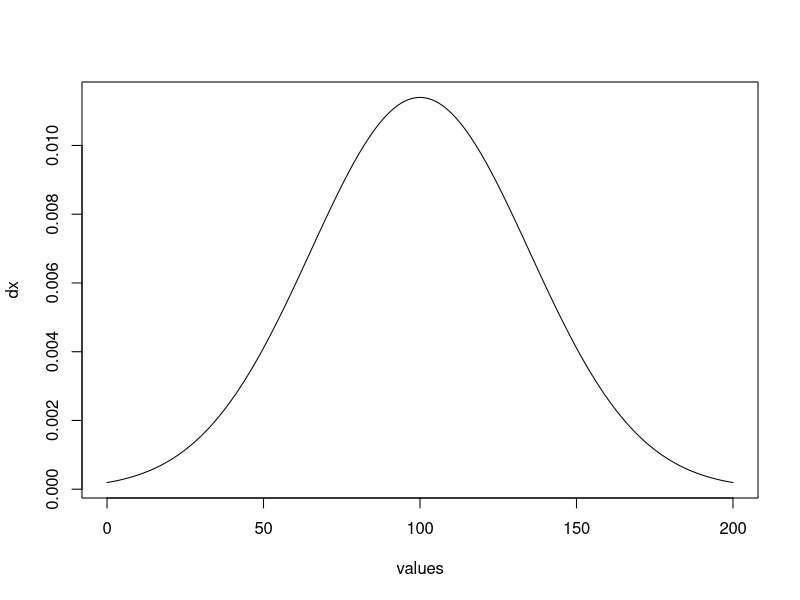
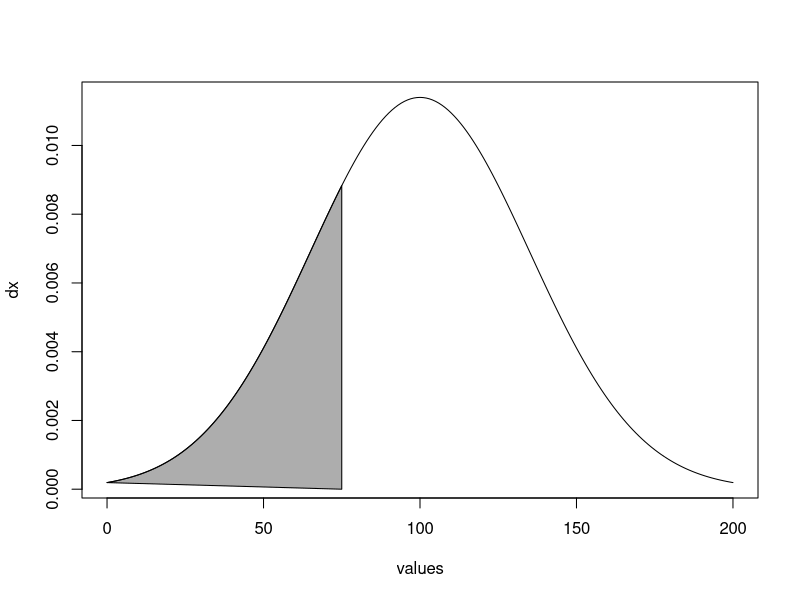
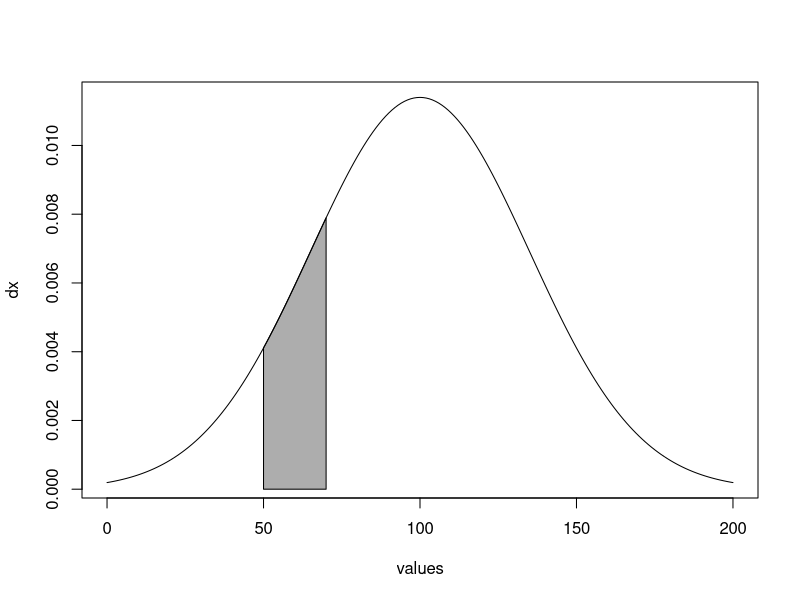
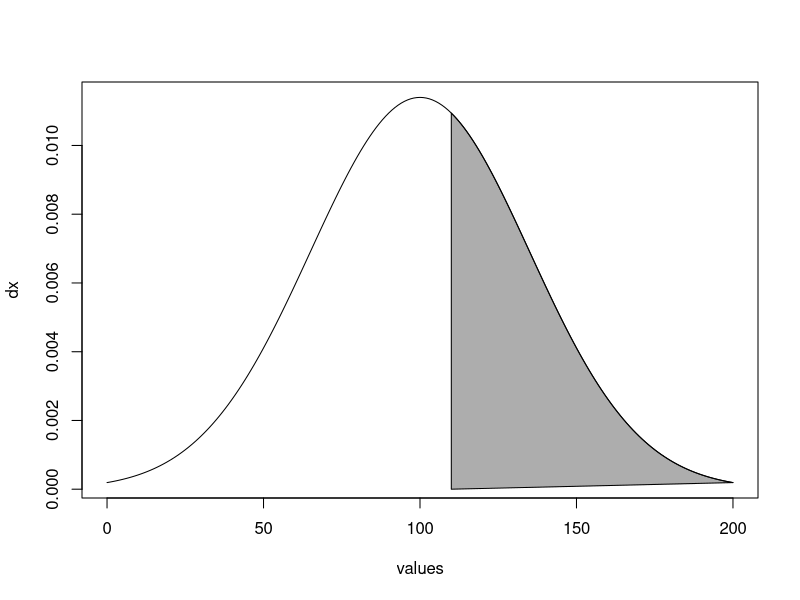
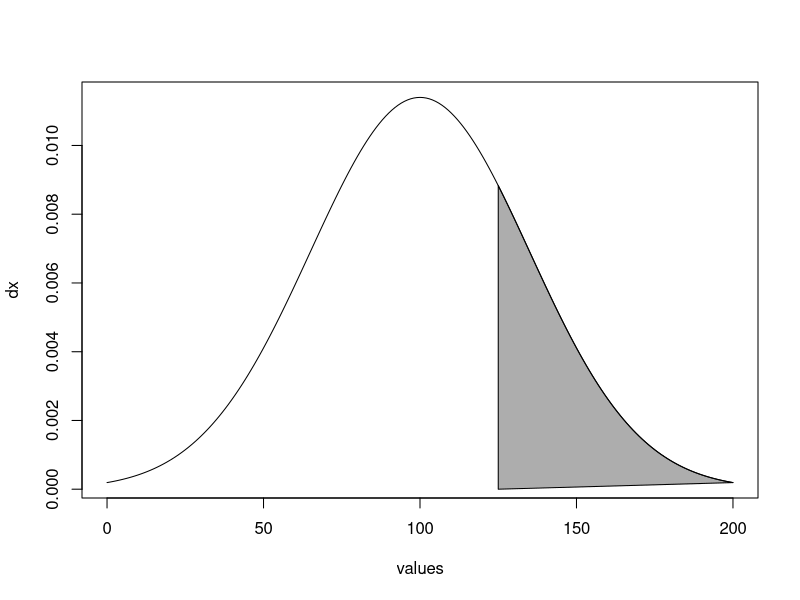
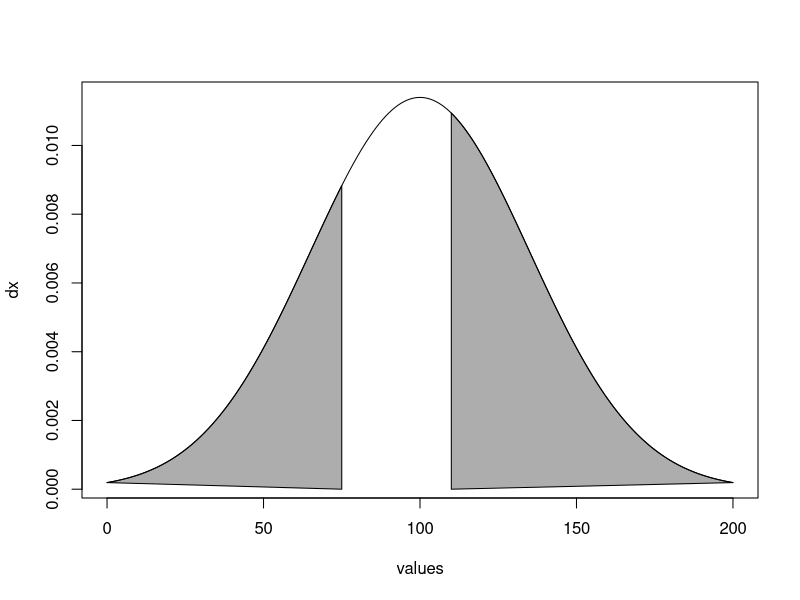
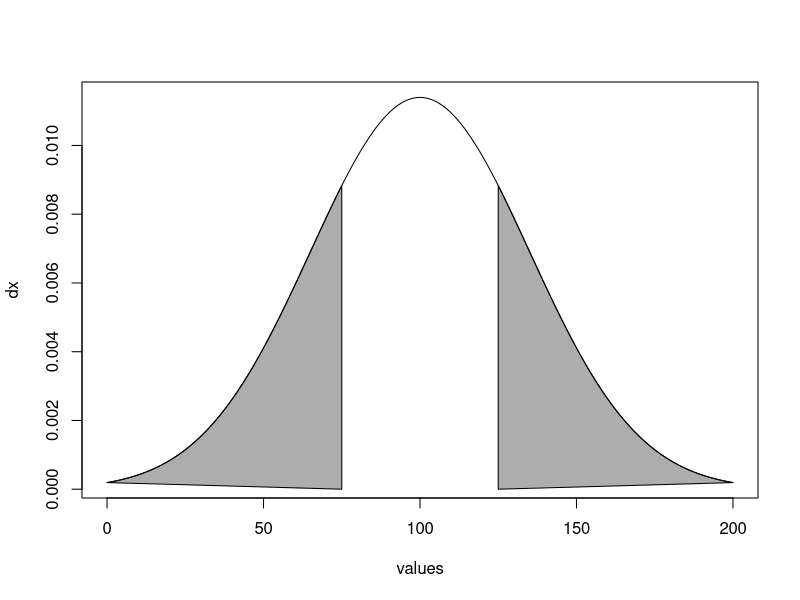
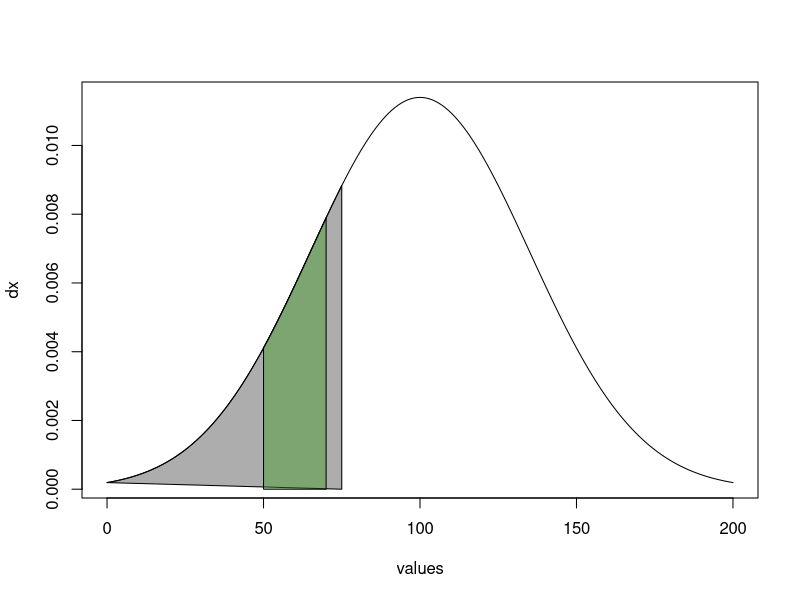

Recreate these plots in R, in order.
## ---- chunk 1
myvar = TRUE
knitr::opts_chunk$set(include = myvar)
## ---- chunk 2
#| include: true
#| echo: false
#| layout-ncol: 2
#| layout-nrow: 2
#| fig-cap: "Illustrazione degli eventi relativi all'esercizio 1"
#| fig-subcap: 
#|  - "E1"
#|  - "E2"
#|  - "E3"
#|  - "E4"
values=seq(0,200) 
mx=100;sx=35 
dx= dnorm(values,mx,sx) 
plot(values,dx,type="l") 
#e1:x<=75 
plot(values,dx,type="l")
polygon(c(values[values <=75],75),c(dx[values<=75],0),col= rgb(.2,.2,.2,alpha=.4))

plot(values,dx,type="l")
polygon(c(50, values[values >= 50 & values <= 70], 70), c(0, dx[values >= 50 & values <= 70], 0), col = rgb(.2, .2,.2, alpha = .4))
plot(values, dx, type = "l") 
polygon(c(values[values >= 110], 110), c(dx[values>= 110], 0), col = rgb(.2, .2,.2, alpha = .4))
plot(values, dx, type = "l")
polygon(c(values[values >= 125], 125), c(dx[values>= 125], 0), col = rgb(.2, .2,.2, alpha = .4))
## ---- chunk 3
pe1=pnorm(75,mx,sx)
pe2 = pnorm(70, mx, sx)- pnorm(50, mx, sx)
pe3 = 1- pnorm(110, mx, sx)
pe4 = 1- pnorm(125, mx, sx)

# unione e1 ed e3
plot(values, dx, type = "l") 
polygon(c(values[values <= 75], 75), c(dx[values<= 75], 0), col = rgb(.2, .2,.2, alpha = .4)) 
polygon(c(values[values >= 110], 110), c(dx[values>= 110], 0), col = rgb(.2, .2,.2, alpha = .4))
pe1 + pe3

# 1.2: unione e1 e4 
plot(values, dx, type = "l") 
polygon(c(values[values <= 75], 75), c(dx[values<= 75], 0), col = rgb(.2, .2,.2, alpha = .4)) 
polygon(c(values[values >= 125], 125), c(dx[values>= 125], 0), col = rgb(.2, .2,.2, alpha = .4))
pe1 + pe4

# 1.3: intersezione e1, e2 
plot(values, dx, type = "l") 
polygon(c(values[values <= 75], 75), c(dx[values<= 75], 0), col = rgb(.2, .2,.2, alpha = .4)) 
polygon(c(50, values[values >= 50 & values <= 70], 70), c(0, dx[values >= 50 & values <= 70], 0), col = rgb(.2, .6,.1, alpha = .4))

# 1.4 intersezione e1 e3 
plot(values, dx, type = "l") 
polygon(c(values[values <= 75], 75), c(dx[values<= 75], 0), col = rgb(.2, .2,.2, alpha = .4)) 
polygon(c(values[values >= 110], 110), c(dx[values>= 110], 0), col = rgb(.2, .2,.2, alpha = .4))
## ---- chunk 4
#| include: true
#| echo: false
#| layout-ncol: 2
#| layout-nrow: 2
#| fig-cap: "Illustrazione degli eventi relativi all'esercizio 2"
#| fig-subcap: 
#|  - "E1"
#|  - "E2"
values = seq(-3, 3, length.out = 100) 
dx = dnorm(values) 
plot(values, dx, type = "l") 
# e1: <= 0.5 
plot(values, dx, type = "l") 
polygon(c(values[values <= 0.5], 0.5), c(dx[values <= 0.5], 0), col = rgb(.2, .2, .2, alpha =.5))
# e2. x >=-0.5 
plot(values, dx, type = "l") 
polygon(c(values[values >=-0.5],-0.5), c(dx[values >=-0.5], 0), col = rgb(.2, .2, .2, alpha =.5))
## ---- chunk 5
# esrecizio 2.1: unione e1 ed e2 
plot(values, dx, type = "l") 
polygon(c(values[values <= 0.5], 0.5), c(dx[values <= 0.5], 0), col = rgb(.2, .2, .2, alpha =.5)) 
polygon(c(values[values >=-0.5],-0.5), c(dx[values >=-0.5], 0), col = rgb(.1, .1, .1, alpha =.5))
pe1 = pnorm(0.5) 
pe2 = 1- pnorm(-0.5) 
pe1 + pe2
pe1intere2 = pnorm(0.5)- pnorm(-0.5) 
pe1 + pe2- pe1intere2

plot(values, dx, type = "l") 
polygon(c(-0.5, values[values >=-0.5 & values <= 0.5], 0.5), c(0, dx[values >=-0.5 & values <= 0.5], 0), col = rgb(.2, .2, .2, alpha =.5))
pnorm(0.5)- pnorm(-0.5)

# esrecizio 2.3 differenza simmetrica e1 ed e2 
plot(values, dx, type = "l") 
polygon(c(values[values <= 0.5], 0.5), c(dx[values <= 0.5], 0), col = rgb(.2, .2, .2, alpha =.5)) 
polygon(c(values[values >=-0.5],-0.5), c(dx[values >=-0.5], 0), col = rgb(.1, .1, .1, alpha =.5)) 
polygon(c(-0.5, values[values >=-0.5 & values <= 0.5], 0.5), c(0, dx[values >=-0.5 & values <= 0.5], 0), col = "white")

pnorm(-0.5) + (1-pnorm(0.5))
## ---- chunk 6
mx = 10
sx = 5 
my = 7 
sy = 8 
values = seq(-20, 40, length.out = 200) 
dx = dnorm(values, mx, sx) 
dy = dnorm(values, my, sy) 
plot(values, dx, type = "l", main = "x (linea nera) e y (linea rossa)") 
lines(values, dy, type = "l", col = "red")

# e 1 sulla x
plot(values, dx, type = "l") 
polygon(c(5, values[values>=5 & values <= 9], 9), c(0, dx[values>=5 & values <= 9], 0), col = rgb(.2,.2,.2, alpha = .4)) 
polygon(c(values[values <= 9], 9), c(dx[values <= 9], 0), col = rgb(.2,.2,.2, alpha = .4))
e1 = pnorm(9, mx, sx)- pnorm(5, mx, sx)

# e2 6.5 leq x leq 13 
plot(values, dx, type = "l") 
polygon(c(6.5, values[values>=6.5 & values <= 13], 13), c(0, dx[values>=6.5 & values <= 13], 0), col = rgb(.2,.2,.2, alpha = .4)) 
e2 = pnorm(13, mx, sx)- pnorm(6.5, mx, sx)

# evento y 
# g 4 \leq x leq 8.5 
plot(values, dy, type = "l") 
polygon(c(4, values[values>=4 & values <= 8.5], 8.5), c(0, dy[values>=4 & values <= 8.5], 0), col = rgb(.2,.2,.2, alpha = .4))
g1 = pnorm(8.5, my, sy)- pnorm(4, my, sy)

# 3.1:unione e1 e g1 
plot(values, dx, type = "l") 
lines(values, dy, type = "l", col = "red") 
polygon(c(4, values[values>=4 & values <= 8.5], 8.5), c(0, dy[values>=4 & values <= 8.5], 0), col = rgb(.2,.2,.2, alpha = .4)) 
polygon(c(5, values[values>=5 & values <= 9], 9), c(0, dx[values>=5 & values <= 9], 0), col = rgb(.9,.1,.1, alpha = .4))

e1 + g1- (e1*g1)

# 3.2 intesrezione e2 g1 
plot(values, dx, type = "l") 
lines(values, dy, type = "l", col = "red") 
polygon(c(6.5, values[values>=6.5 & values <= 13], 13), c(0, dx[values>=6.5 & values <= 13], 0), col = rgb(.2,.2,.2, alpha = .4)) 
polygon(c(5, values[values>=5 & values <= 9], 9), c(0, dx[values>=5 & values <= 9], 0), col = rgb(.9,.1,.1, alpha = .4))
e2*g1

# differenza simmetrica evento e1 ed e2 riferiti alla variabile x 
plot(values, dx, type = "l")
polygon(c(6.5, values[values>=6.5 & values <= 13], 13), c(0, dx[values>=6.5 & values <= 13], 0), col = rgb(.2,.2,.2, alpha = .4)) 
polygon(c(5, values[values>=5 & values <= 9], 9), c(0, dx[values >=5 & values <= 9], 0), col = rgb(.9,.1,.1, alpha = .4))
polygon(c(6.5, values[values>=6.5 & values <= 9], 9), c(0, dx[values>=6.5 & values <= 9], 0), col = "white")
rosa = pnorm(6.5, mx, sx)- pnorm(5, mx, sx) 
grigio = pnorm(13, mx, sx)- pnorm(9, mx, sx)
rosa + grigio
## ---- chunk 7
# Esercizio 4.1 

qt(0.33,35)

# Esercizio 4.2 

qt(0.75,35) + qt(0.25,35)

# Esercizio 4.3

qt(0.75,35) - qt(0.25,35) 

# Esercizio 4.4 

qt(0.975,35)  
## ---- chunk 8
values = seq(0, 20, length.out = 200) 
chid = dchisq(values, 4) 
plot(values, chid, type = "l") 

# es 5. x >= 1.5 
plot(values, chid, type = "l") 
polygon(c(values[values >= 1.5], 1.5), c(chid[values >= 1.5], 0), col = "pink")
1- pchisq(1.5, 4)

# 5.2 1.1 \leq x \leq 2.5 
plot(values, chid, type = "l") 
polygon(c(1.1, values[values >= 1.1 & values <= 2.5], 2.5), c(0, chid[values >= 1.1 & values <= 2.5], 0), col = "pink")
pchisq(2.5, 4)- pchisq(1.1, 4)
# esercizio 5.3 
1- pchisq(qchisq(0.95, 4), 4)
